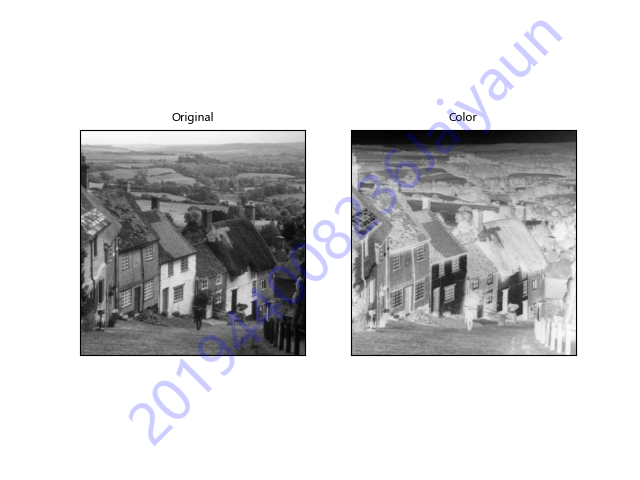

Reproduce this figure in Python.
# -*- coding: UTF-8 -*-
"""
@author:Jaiyaun
@software: PyCharm
@file:task5b.py
@time:2021/11/24
"""
import cv2
import matplotlib.pyplot as plt
import numpy as np
import watermark

img_gray = cv2.imread('goldhill.png', cv2.IMREAD_GRAYSCALE)

lut = np.zeros((256, 1, 3), dtype=np.uint8)

table = np.zeros((1, 256), img_gray.dtype)
print(table.shape)

for i in range(len(table[0])):
    # 将每个元素的原始灰度值翻转
    table[0][i] = 255 - i

dst = cv2.LUT(img_gray, table)

titles = ['Original', 'Color']
images = [img_gray, dst]

for i in range(2):
    plt.subplot(1, 2, i + 1)
    if len(images[i].shape) < 3:
        plt.imshow(images[i], 'gray')
    else:
        plt.imshow(images[i][..., ::-1])
    plt.title(titles[i], fontsize=8)
    plt.xticks([])
    plt.yticks([])

# 保存图片
# watermark.addwatermark(plt, '201944008236Jaiyaun')
watermark.savefig(plt, 'task5b.png', '201944008236Jaiyaun')
plt.show()
